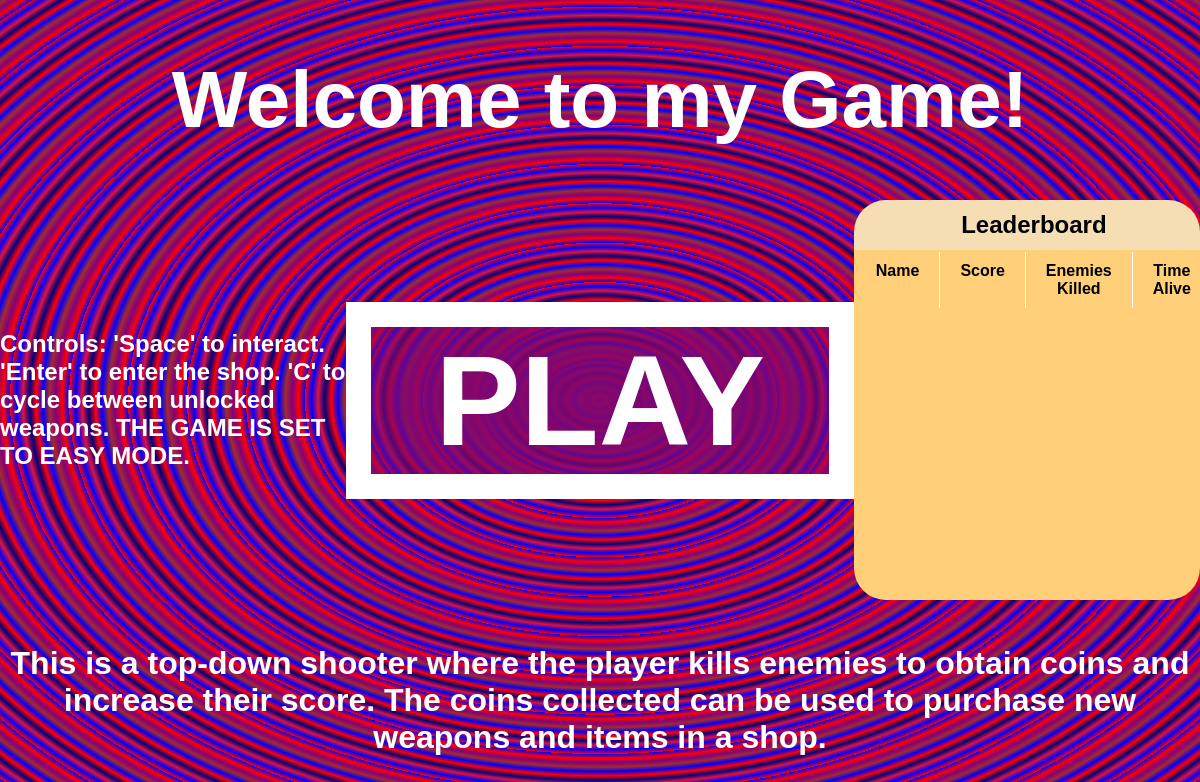
Before: / with the older database file.
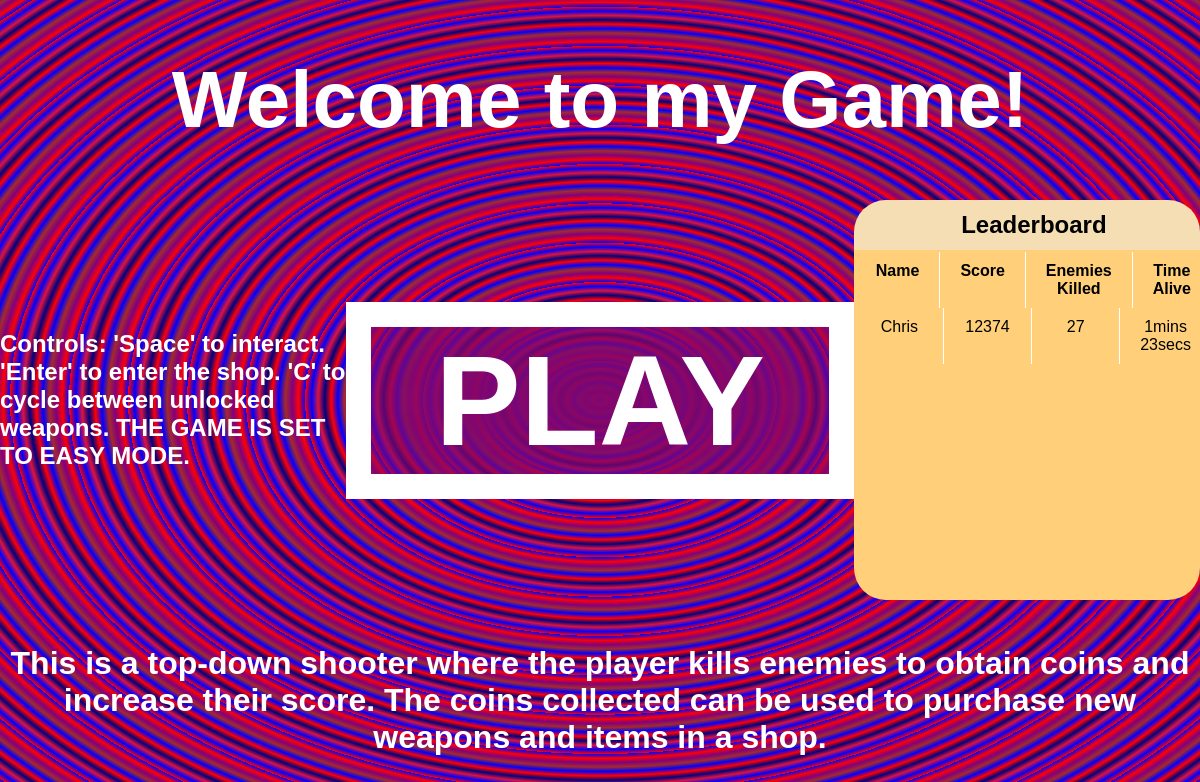
After: the same page with the newer database file.
### tables this page shows
CREATE TABLE players
(
    id INTEGER PRIMARY KEY AUTOINCREMENT,
    name CHAR(3),
    score INTEGER(5),
    enemy_count INTEGER(4),
    time_alive VARCHAR(7)
    );

### app.py (the view)
@app.route("/")
def index():
    db = get_db()
    players = db.execute("SELECT * FROM players ORDER BY score DESC;").fetchall()
    return render_template("index.html", players=players)

### database.py (called while the page is built)
def get_db():
    if "db" not in g:
        g.db = sqlite3.connect(DATABASE,
            detect_types=sqlite3.PARSE_DECLTYPES
        )
        g.db.row_factory = sqlite3.Row
    return g.db

### templates/index.html (shortened to what this page needs)
<!DOCTYPE html>
<html id="index" lang="en">
<head>
    <link rel="stylesheet" href="{{url_for('static', filename='styles.css')}}" />
</head>
<body>
    <h1>Welcome to my Game!</h1>
    <a href="{{url_for('game')}}"><h1>PLAY</h1></a>
    <section id="leaderboard">
        <h1>Leaderboard</h1>
        <table>
            <tr>
                <th>Name</th>
                <th>Score</th>
                <th>Enemies Killed</th>
                <th>Time Alive</th>
            </tr>
            {% for player in players %}
                <tr>
                    <td>{{player['name']}}</td>
                    <td>{{player['score']}}</td>
                    <td>{{player['enemy_count']}}</td>
                    <td>{{player['time_alive']}}</td>
                </tr>
            {% endfor %}
        </table>
    </section>
    <h2>Controls: 'Space' to interact. 'Enter' to enter the shop. 'C' to cycle between unlocked weapons. THE GAME IS SET TO EASY MODE.</h2>
    <h2 id="how_to_play">This is a top-down shooter where the player kills enemies to obtain coins and increase their score. The coins collected can be used to purchase new weapons and items in a shop.</h2>
</body>
</html>

### static/styles.css (style rules this page uses)
:root { --pixel: 1; }
html { height: 100vh; width: 100vw; }
html#index { background: repeating-radial-gradient(blue, red, purple, brown, blue, red, navy, crimson, blue, red var(--pixel)); font-family: arial; color: white; }
* { margin: 0; padding: 0; box-sizing: border-box; image-rendering: pixelated; }
h2#how_to_play { text-align: center; grid-row: 3; grid-column: 1/4; font-size: 2em; }
#index body { display: grid; grid-template-columns: 3fr 4fr 3fr; grid-template-rows: 1fr 2fr 1fr; height: 100%; align-items: center; }
#index body > h1 { grid-row: 1; grid-column: 1/4; text-align: center; font-size: 5em; }
#index body > a { backdrop-filter: blur(var(--pixel)); grid-row: 2; grid-column: 2; text-align: center; font-size: 4em; text-decoration: none; color: white; border: 25px solid white; width: fit-content; justify-self: center; padding: 0 1em; transition: 0.5s; }
section#leaderboard { grid-column: 3; grid-row: 2; height: 100%; background: wheat; text-align: center; display: grid; grid-template-rows: 50px auto; border-radius: 2em; color: black; overflow-y: scroll; }
#leaderboard > h1 { grid-row: 1; align-self: center; }
#leaderboard table { align-self: start; grid-row: 2; background: #ffd079; height: 100%; }
#leaderboard tr { display: grid; grid-template-columns: repeat(4, 1fr); width: 100%; }
#leaderboard th, #leaderboard td { border-right: 1px solid white; padding: 10px 20px; }

Changed rows visible on the page:
added players: name "Chris", score "12374", enemy_count "27", time_alive "1mins 23secs"
